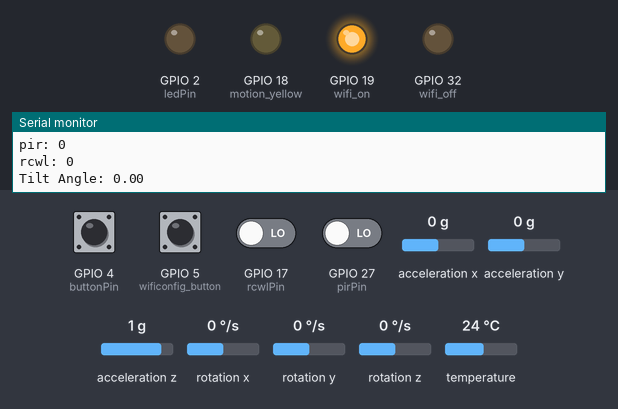
Recording of a sketch running on a simulated ESP32. Parts: output pins drawn as LEDs (lit = HIGH), the last lines printed to the serial monitor. Inputs (shaded band) come from the test bench; at power-on: GPIO 4 (buttonPin), GPIO 5 (wificonfig_button) HIGH, GPIO 17 (rcwlPin), GPIO 27 (pirPin) LOW, acceleration x 0 g, acceleration y 0 g, acceleration z 1 g, rotation x 0 °/s, rotation y 0 °/s, rotation z 0 °/s, temperature 24 °C. WiFi joins after 1.5 s; servers stay silent unless stated; I2S audio is not simulated (input reads silence); uploads are accepted with an empty reply; EEPROM starts erased. At 12.9 s the program restarts the board; the recording ends there.

Above: at 7.3 s.
7.4 s: GPIO 17 (rcwlPin) driven HIGH and GPIO 27 (pirPin) driven HIGH
At 8.2 s:
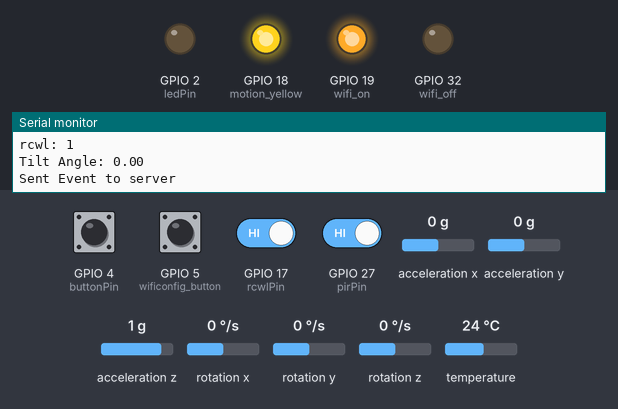
9.2 s: GPIO 4 (buttonPin) pulled LOW for 0.15 s
At 10.5 s:
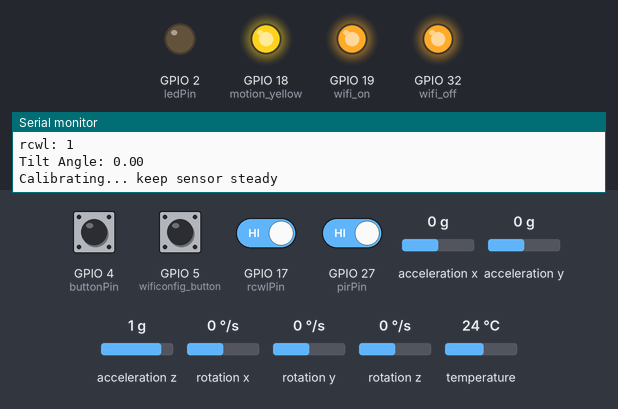
12.8 s: GPIO 5 (wificonfig_button) pulled LOW for 0.15 s
Timing chart, 0 to 12.9 s (numbered marks = the images above; inputs shaded):
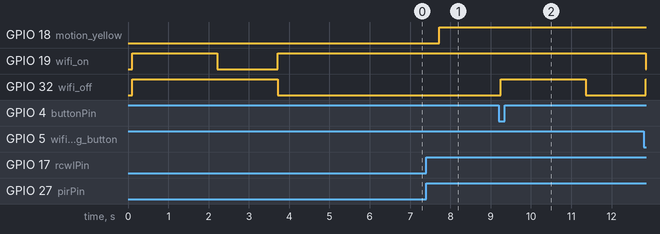

Measured:
- after the input at 7.4 s, GPIO 18 (motion_yellow): LOW → HIGH after 0.32 s
- after the input at 9.2 s, GPIO 32 (wifi_off): LOW → HIGH after 0.05 s, → LOW 2.1 s later

The sketch:

module1.ino
```cpp
#include <Adafruit_MPU6050.h>
#include <Adafruit_Sensor.h>
#include <WiFiClientSecure.h>
#include <Wire.h>
#include <math.h>
#include <WiFi.h>
#include <WiFiManager.h>
#include <HTTPClient.h>
#include <Preferences.h>
#include <driver/i2s.h>
#include <arduinoFFT.h>

//orginal
// ==========================================
// PIN DEFINITIONS
// ==========================================
const int pirPin = 27;
const int rcwlPin = 17;
const int ledPin = 2;
const int wifi_on = 19;
const int wifi_off = 32;
const int motion_yellow = 18;
const int buttonPin = 4;
const int wificonfig_button = 5;

// I2S Microphone
#define I2S_WS 15
#define I2S_SD 33
#define I2S_SCK 14
#define I2S_PORT I2S_NUM_0

// ==========================================
// SYSTEM & HEARTBEAT CONFIG (NEW)
// ==========================================
#define HEARTBEAT_INTERVAL 5000   // 5 seconds
static unsigned long lastHeartbeat = 0;

// ==========================================
// AUDIO & FFT CONFIG
// ==========================================
#define I2S_SAMPLE_RATE 16000
#define SAMPLES_PER_CHUNK 256
#define SOFTWARE_GAIN_FACTOR 0.8
#define TRIGGER_AMP_THRESHOLD 1000

// Gunshot Detection Thresholds
#define MIN_CONSECUTIVE_CHUNKS 8
#define MAX_CONSECUTIVE_CHUNKS 35
#define MAX_EVENT_DURATION 600

#define RATIO_STANDARD 3.0
#define ZCR_STANDARD 75
#define RATIO_STRICT 9.0
#define ZCR_STRICT 100
#define MAX_LOW_ENERGY_THRESHOLD 60000

// ==========================================
// GLOBALS & OBJECTS
// ==========================================
Adafruit_MPU6050 mpu;
Preferences preferences;
ArduinoFFT<double> FFT = ArduinoFFT<double>();

// Audio Buffers
double vReal[SAMPLES_PER_CHUNK];
double vImag[SAMPLES_PER_CHUNK];
int16_t peak_chunk_buffer[SAMPLES_PER_CHUNK];

// State Variables (Motion/Tilt)
float refAccelX, refAccelY, refAccelZ;
float refMag;
float last_angle = 0.0;
float current_angle = 0.0;
int motion_status = 0;
int last_motion = 0;
int tilt_status = 0;

// State Variables (Gunshot - Shared between Cores)
volatile bool gunshotDetected = false;
volatile double gunshotRatio = 0.0;
volatile int gunshotZCR = 0;

// Buttons
int lastButtonState = HIGH;
int lastWifiButtonState = HIGH;

// Timing
unsigned long previousMillis = 0;
const long interval = 1000;

// Server
char serverUrlBuffer[100];
String serverUrl;

// Task Handle for Audio
TaskHandle_t AudioTaskHandle;

// ==========================================
// FUNCTION PROTOTYPES
// ==========================================
void sendData(bool isGunshotEvent);
void calibrate();
void i2sInit();
void sendHeartbeat();   // NEW
void handleHeartbeat(); // NEW

// ==========================================
// CORE 0: AUDIO PROCESSING TASK (Untouched)
// ==========================================
void AudioProcessingTask(void * parameter) {
  enum State { IDLE, TRIGGERED };
  State currentState = IDLE;
  unsigned long eventStartTime = 0;
  int consecutiveLoudChunks = 0;
  int16_t peak_amplitude_of_event = 0;

  int32_t samples32[SAMPLES_PER_CHUNK];
  int16_t samples[SAMPLES_PER_CHUNK];
  size_t bytes_read;

  for(;;) {
    i2s_read(I2S_PORT, samples32, sizeof(samples32), &bytes_read, portMAX_DELAY);

    if (bytes_read > 0) {
      int16_t current_peak = 0;

      for (int i = 0; i < SAMPLES_PER_CHUNK; i++) {
        int32_t s = samples32[i] >> 16;
        s *= SOFTWARE_GAIN_FACTOR;
        if (s > 32767) s = 32767;
        if (s < -32768) s = -32768;
        samples[i] = (int16_t)s;
        if (abs(samples[i]) > current_peak) current_peak = abs(samples[i]);
      }

      switch (currentState) {
        case IDLE:
          if (current_peak > TRIGGER_AMP_THRESHOLD) {
            currentState = TRIGGERED;
            eventStartTime = millis();
            consecutiveLoudChunks = 1;
            peak_amplitude_of_event = current_peak;
            memcpy(peak_chunk_buffer, samples, sizeof(samples));
            Serial.printf("Triggered (Amp: %d)... ", current_peak);
          }
          break;

        case TRIGGERED:
          if (current_peak > (TRIGGER_AMP_THRESHOLD / 2)) {
            consecutiveLoudChunks++;
            if (current_peak > peak_amplitude_of_event) {
              peak_amplitude_of_event = current_peak;
              memcpy(peak_chunk_buffer, samples, sizeof(samples));
            }
          }

          if (millis() - eventStartTime > MAX_EVENT_DURATION) {

            if (consecutiveLoudChunks >= MIN_CONSECUTIVE_CHUNKS && consecutiveLoudChunks <= MAX_CONSECUTIVE_CHUNKS) {

              // 1. FFT
              for (int i = 0; i < SAMPLES_PER_CHUNK; i++) {
                vReal[i] = peak_chunk_buffer[i];
                vImag[i] = 0;
              }
              FFT.windowing(vReal, SAMPLES_PER_CHUNK, FFT_WIN_TYP_HAMMING, FFT_FORWARD);
              FFT.compute(vReal, vImag, SAMPLES_PER_CHUNK, FFT_FORWARD);
              FFT.complexToMagnitude(vReal, vImag, SAMPLES_PER_CHUNK);

              double lowEnergy = 0;
              double highEnergy = 0;

              for (int i = 2; i < SAMPLES_PER_CHUNK / 2; i++) {
                double freq = i * 62.5;
                if (freq < 1000) lowEnergy += vReal[i];
                if (freq > 2500) highEnergy += vReal[i];
              }
              if (lowEnergy == 0) lowEnergy = 1;

              double ratio = highEnergy / lowEnergy;

              // 2. ZCR
              int peak_zcr = 0;
              int16_t p = 0;
              for(int k=0; k<SAMPLES_PER_CHUNK; k++){
                 if ((peak_chunk_buffer[k] > 0 && p <= 0) || (peak_chunk_buffer[k] < 0 && p >= 0)) peak_zcr++;
                 p = peak_chunk_buffer[k];
              }

              Serial.printf("Done. Dur:%d | Ratio:%.2f | ZCR:%d ", consecutiveLoudChunks, ratio, peak_zcr);

              // 3. Logic
              bool isGunshot = false;
              bool passBass = (lowEnergy < MAX_LOW_ENERGY_THRESHOLD);

              if (consecutiveLoudChunks <= 22) {
                 if (ratio > RATIO_STANDARD && peak_zcr > ZCR_STANDARD && passBass) {
                    isGunshot = true;
                    Serial.print("[Standard Pass]");
                 }
              } else {
                 if ((ratio > RATIO_STRICT || peak_zcr > ZCR_STRICT) && passBass) {
                    isGunshot = true;
                    Serial.print("[Strict Pass]");
                 } else {
                    Serial.print("[Strict Fail: Likely Thunder]");
                 }
              }

              if (isGunshot) {
                Serial.println(" -> >>> GUNSHOT CONFIRMED <<<");
                gunshotRatio = ratio;
                gunshotZCR = peak_zcr;
                gunshotDetected = true;
                digitalWrite(ledPin, HIGH);
              } else {
                Serial.println(" -> REJECTED");
              }
            } else {
               Serial.printf("Done. REJECTED: Duration (%d) out of bounds.\n", consecutiveLoudChunks);
            }
            currentState = IDLE;
          }
          break;
      }
    }
  }
}

// ==========================================
// HELPER: Send Data (Events)
// ==========================================
void sendData(bool isGunshotEvent) {
  if (WiFi.status() == WL_CONNECTED) {
     digitalWrite(wifi_on, HIGH);
     digitalWrite(wifi_off, 0);

WiFiClientSecure client;
client.setInsecure();

HTTPClient http;
http.begin(client, serverUrl);
     http.addHeader("Content-Type", "application/json");

     char payload[128];
     int gsFlag = isGunshotEvent ? 1 : 0;
     double r = isGunshotEvent ? gunshotRatio : 0.0;
     int z = isGunshotEvent ? gunshotZCR : 0;

     snprintf(payload, sizeof(payload),
              "{\"motion\":%d,\"tilt\":%.2f,\"gunshot\":%d,\"ratio\":%.2f,\"zcr\":%d}",
              motion_status, current_angle, gsFlag, r, z);

     int code = http.POST(payload);

     if (code > 0) {
        Serial.println("Sent Event to server");
        Serial.println(http.getString());
     } else {
        Serial.print("HTTP Error: ");
        Serial.println(code);
     }
     http.end();
  } else {
     Serial.println("WiFi lost. Reconnecting...");
     WiFi.reconnect();
  }

  if(isGunshotEvent) digitalWrite(ledPin, LOW);
}

// ==========================================
// HELPER: Send Heartbeat (NEW)
// ==========================================
void sendHeartbeat() {
    if (WiFi.status() != WL_CONNECTED) return;

WiFiClientSecure client;
client.setInsecure();

HTTPClient http;
http.begin(client, serverUrl);
    http.addHeader("Content-Type", "application/json");

    uint32_t freeHeap = ESP.getFreeHeap();
    uint32_t minHeap  = ESP.getMinFreeHeap();
    int8_t rssi       = WiFi.RSSI();

    // NOTE: temperatureRead() returns internal ESP32 die temp, not room temp.
    // It is useful for overheating detection.
    float temperature = temperatureRead();

    char payload[180];
    snprintf(payload, sizeof(payload),
        "{"
        "\"alive\":1,"
        "\"uptime\":%lu,"
        "\"free_heap\":%u,"
        "\"min_heap\":%u,"
        "\"temp\":%.1f,"
        "\"rssi\":%d"
        "}",
        millis(), freeHeap, minHeap, temperature, rssi
    );

    int code = http.POST(payload);
    if(code > 0) {
       // Optional: Uncomment if you want to see heartbeat logs
       // Serial.printf("Heartbeat Sent. RSSI: %d | Heap: %u\n", rssi, freeHeap);
       http.getString(); // Consume response to clear buffer
    }
    http.end();
}

void handleHeartbeat() {
    if (WiFi.status() != WL_CONNECTED) return;

    if (millis() - lastHeartbeat >= HEARTBEAT_INTERVAL) {
        lastHeartbeat = millis();
        sendHeartbeat();
    }
}

// ==========================================
// HELPER: Calibration
// ==========================================
void calibrate() {
  digitalWrite(wifi_on, 1);
  digitalWrite(wifi_off, 1);
  const int samples = 50;
  float sumX = 0, sumY = 0, sumZ = 0;
  sensors_event_t a, g, temp;

  Serial.println("Calibrating... keep sensor steady");
  delay(1000);

  for (int i = 0; i < samples; i++) {
    mpu.getEvent(&a, &g, &temp);
    sumX += a.acceleration.x;
    sumY += a.acceleration.y;
    sumZ += a.acceleration.z;
    delay(20);
  }

  refAccelX = sumX / samples;
  refAccelY = sumY / samples;
  refAccelZ = sumZ / samples;
  refMag = sqrt(refAccelX*refAccelX + refAccelY*refAccelY + refAccelZ*refAccelZ);

  Serial.println("New reference saved!");
// Restore LED state based on WiFi status
if (WiFi.status() == WL_CONNECTED) {
    digitalWrite(wifi_on, HIGH);
    digitalWrite(wifi_off, LOW);
} else {
    digitalWrite(wifi_on, LOW);
    digitalWrite(wifi_off, HIGH);
}

}

// ==========================================
// SETUP
// ==========================================
void setup() {
  Serial.begin(115200);

  // Pin Modes
  pinMode(pirPin, INPUT);
  pinMode(rcwlPin, INPUT);
  pinMode(ledPin, OUTPUT);
  pinMode(wifi_on, OUTPUT);
  pinMode(wifi_off, OUTPUT);
  pinMode(motion_yellow, OUTPUT);
  pinMode(buttonPin, INPUT_PULLUP);
  pinMode(wificonfig_button, INPUT_PULLUP);

  digitalWrite(ledPin, LOW);

  // --- I2S Setup ---
  i2sInit();

  // --- Audio Task on Core 0 ---
  xTaskCreatePinnedToCore(
    AudioProcessingTask,
    "AudioTask",
    10000,
    NULL,
    1,
    &AudioTaskHandle,
    0
  );
  Serial.println("Audio Task Started on Core 0");

  // --- MPU6050 Setup ---
  if (!mpu.begin()) {
    Serial.println("Failed to find MPU6050 chip");
    while (1) { delay(10); }
  }
  mpu.setAccelerometerRange(MPU6050_RANGE_16_G);
  mpu.setGyroRange(MPU6050_RANGE_250_DEG);
  mpu.setFilterBandwidth(MPU6050_BAND_21_HZ);
  delay(100);

  calibrate();

  // --- Preferences & WiFi ---
  preferences.begin("my-app", false);
  String storedUrl = preferences.getString("server_url", "https://render-flask-server-hc64.onrender.com/update");
  storedUrl.toCharArray(serverUrlBuffer, 100);
  serverUrl = storedUrl;
  Serial.print("Loaded Server URL: "); Serial.println(serverUrl);

  WiFiManager wifiManager;
  WiFiManagerParameter custom_server_url("server", "Flask Server URL", serverUrlBuffer, 100);
  wifiManager.addParameter(&custom_server_url);

  if (!wifiManager.autoConnect("ESP32-Security")) {
    Serial.println("Failed to connect. Restarting...");
    digitalWrite(wifi_off, 1);
    digitalWrite(wifi_on, 0);
    ESP.restart();
  } else {
    Serial.println("Connected to WiFi");
    digitalWrite(wifi_on, 1);
     digitalWrite(wifi_off, 0);
  }

  String newUrl = custom_server_url.getValue();
  if (newUrl != storedUrl) {
    preferences.putString("server_url", newUrl);
    serverUrl = newUrl;
  }
}

// ==========================================
// LOOP (Core 1)
// ==========================================
void loop() {

  // ---- 1. SYSTEM HEARTBEAT (NEW) ----
  handleHeartbeat();

  // ---- 2. GUNSHOT EVENT (High Priority) ----
  if (gunshotDetected) {
      sendData(true);
      gunshotDetected = false;
  }

  // ---- 3. FAST LOOP (Buttons) ----
  int readingWifi = digitalRead(wificonfig_button);
  if (readingWifi == LOW && lastWifiButtonState == HIGH) {
      delay(50);
      if(digitalRead(wificonfig_button) == LOW) {
        Serial.println("Starting WiFi config...");
        digitalWrite(wifi_on, 0);
        digitalWrite(wifi_off, 1);

        WiFiManager wifiManager;
        wifiManager.setBreakAfterConfig(true);
        serverUrl.toCharArray(serverUrlBuffer, 100);
        WiFiManagerParameter custom_server_url("server", "Flask Server URL", serverUrlBuffer, 100);
        wifiManager.addParameter(&custom_server_url);
        wifiManager.startConfigPortal("ESP32-Security");

        String newUrl = custom_server_url.getValue();
        preferences.putString("server_url", newUrl);
        preferences.end();
        ESP.restart();
      }
  }
  lastWifiButtonState = readingWifi;

  int readingCal = digitalRead(buttonPin);
  if (readingCal == LOW && lastButtonState == HIGH) {
     delay(50);
     if(digitalRead(buttonPin) == LOW) calibrate();
  }
  lastButtonState = readingCal;

  // ---- 4. SLOW LOOP (Sensors 1Hz) ----
  unsigned long currentMillis = millis();
  if (currentMillis - previousMillis >= interval) {
    previousMillis = currentMillis;

    int motion1 = digitalRead(pirPin);
    int motion2 = digitalRead(rcwlPin);

    Serial.print("pir: "); Serial.println(motion1);
    Serial.print("rcwl: "); Serial.println(motion2);

    sensors_event_t a, g, temp;
    mpu.getEvent(&a, &g, &temp);

    float curX = a.acceleration.x;
    float curY = a.acceleration.y;
    float curZ = a.acceleration.z;
    float dot = curX * refAccelX + curY * refAccelY + curZ * refAccelZ;
    float magCur = sqrt(curX*curX + curY*curY + curZ*curZ);

    current_angle = 0.0;
    if (magCur * refMag != 0) {
      float cosine = dot / (magCur * refMag);
      if (cosine > 1.0) cosine = 1.0;
      if (cosine < -1.0) cosine = -1.0;
      current_angle = acos(cosine) * 180.0 / PI;
    }

    Serial.print("Tilt Angle: "); Serial.println(current_angle);

    tilt_status = 0;
    if(last_angle > 30 && current_angle < 30) tilt_status = 1;
    else if(current_angle > 30 && abs(current_angle - last_angle) > 2.0) tilt_status = 1;

    last_angle = current_angle;
    last_motion = motion_status;
    motion_status = (motion1 == HIGH && motion2 == HIGH);

    digitalWrite(motion_yellow, motion_status);

    if (last_motion != motion_status || tilt_status) {
       sendData(false);
    }
  }
}

// ==========================================
// I2S INIT
// ==========================================
void i2sInit() {
  i2s_config_t i2s_config = {
    .mode = (i2s_mode_t)(I2S_MODE_MASTER | I2S_MODE_RX),
    .sample_rate = I2S_SAMPLE_RATE,
    .bits_per_sample = I2S_BITS_PER_SAMPLE_32BIT,
    .channel_format = I2S_CHANNEL_FMT_ONLY_LEFT,
    .communication_format = I2S_COMM_FORMAT_STAND_I2S,
    .intr_alloc_flags = 0,
    .dma_buf_count = 8,
    .dma_buf_len = SAMPLES_PER_CHUNK,
    .use_apll = false
  };
  i2s_driver_install(I2S_PORT, &i2s_config, 0, NULL);
  const i2s_pin_config_t pin_config = {
    .bck_io_num = I2S_SCK,
    .ws_io_num = I2S_WS,
    .data_out_num = -1,
    .data_in_num = I2S_SD
  };
  i2s_set_pin(I2S_PORT, &pin_config);
}
```
